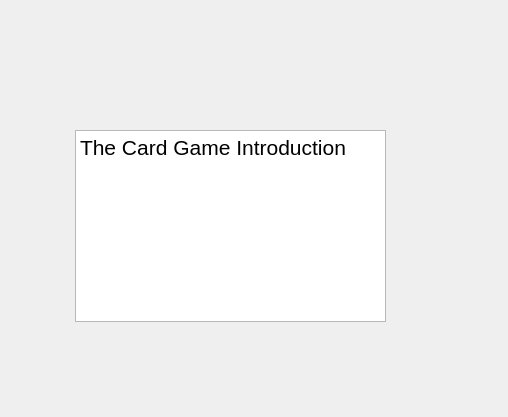
<?xml version="1.0" encoding="UTF-8"?>
<ui version="4.0">
 <class>introduction</class>
 <widget class="QWidget" name="introduction">
  <property name="geometry">
   <rect>
    <x>0</x>
    <y>0</y>
    <width>508</width>
    <height>417</height>
   </rect>
  </property>
  <property name="windowTitle">
   <string>Form</string>
  </property>
  <widget class="QTextBrowser" name="textBrowser">
   <property name="geometry">
    <rect>
     <x>75</x>
     <y>130</y>
     <width>311</width>
     <height>192</height>
    </rect>
   </property>
   <property name="html">
    <string>&lt;!DOCTYPE HTML PUBLIC &quot;-//W3C//DTD HTML 4.0//EN&quot; &quot;http://www.w3.org/TR/REC-html40/strict.dtd&quot;&gt;
&lt;html&gt;&lt;head&gt;&lt;meta name=&quot;qrichtext&quot; content=&quot;1&quot; /&gt;&lt;meta charset=&quot;utf-8&quot; /&gt;&lt;style type=&quot;text/css&quot;&gt;
p, li { white-space: pre-wrap; }
hr { height: 1px; border-width: 0; }
&lt;/style&gt;&lt;/head&gt;&lt;body style=&quot; font-family:'Segoe UI'; font-size:9pt; font-weight:400; font-style:normal;&quot;&gt;
&lt;p style=&quot; margin-top:0px; margin-bottom:0px; margin-left:0px; margin-right:0px; -qt-block-indent:0; text-indent:0px;&quot;&gt;&lt;span style=&quot; font-size:16pt;&quot;&gt;The Card Game Introduction&lt;/span&gt;&lt;/p&gt;&lt;/body&gt;&lt;/html&gt;</string>
   </property>
  </widget>
 </widget>
 <resources/>
 <connections/>
</ui>
